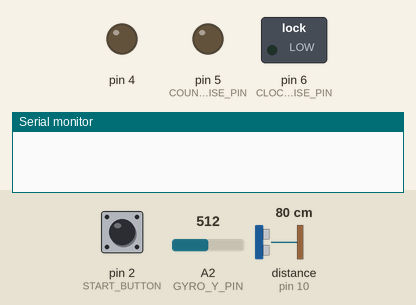
A sketch run on a simulated Arduino Uno, built with avr-gcc and run on an emulated ATmega328P. Shown: switched loads named in the sketch (green lamp = pin HIGH), output pins drawn as LEDs (lit = HIGH), the last lines printed to the serial monitor. Dashed ring = blinking. The test bench sets the inputs (shaded band); at power-on: pin 2 (START_BUTTON) HIGH, distance to the obstacle (sensor on pin 10) 80 cm, A2 (GYRO_Y_PIN) = 512. The echo pulse lasts 58.3 µs per cm; pins used as bus, display or sensor lines are not drawn.

Above: at 1.2 s.
1.3 s: pin 2 (START_BUTTON) pulled LOW for 0.15 s
At 2.8 s:
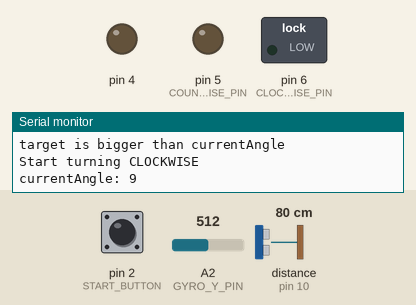
4.4 s: distance to the obstacle (sensor on pin 10) set to 5 cm
7.4 s: distance to the obstacle (sensor on pin 10) set to 2 cm
At 8.1 s:
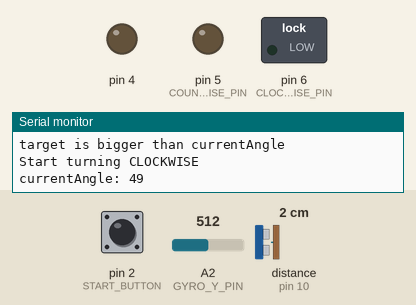
8.9 s: distance to the obstacle (sensor on pin 10) set to 4 cm
At 9.9 s:
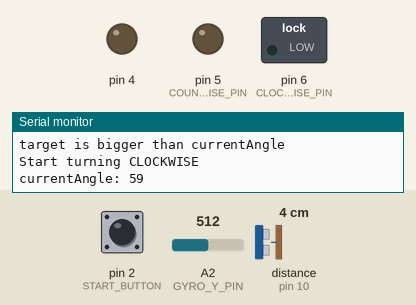
11.9 s: A2 (GYRO_Y_PIN) set to 716
At 43.4 s:
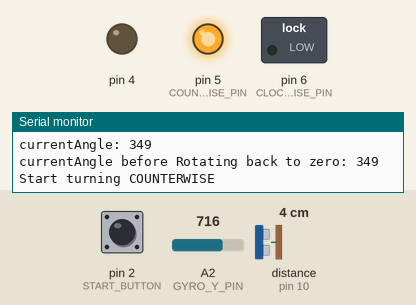
Timing chart, 0 to 44.4 s (numbered marks = the images above; inputs shaded):
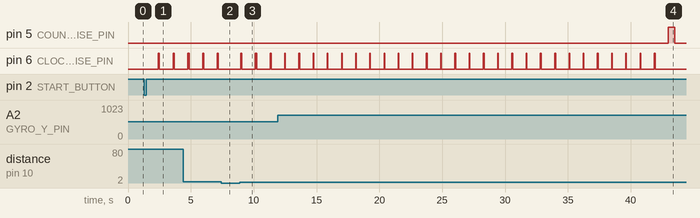

The sketch:

UltrasoundRenderer.ino
```cpp
#define START_BUTTON 2
//Main program for Ultrasound Renderer

// StartButton's other pin is 4
//const uint8_t resetButton 8 // other pin is 7

//Pin 6 is Green with other Green wires, turns clockwise
//Pin 5 is White wire with other white wires, turns counter clockwise
//motor's orange on ground/voltage at green side of circuit board
//Motor's yellow on ground/voltage at white side

//Rotation
//delay(1500) is about half circle 180Degrees. Close enough for our test


#include "ScanClass.h"
#include "UltraClass.h"

volatile boolean startButtonPressed, startDone, waitProcessDraw;
boolean scanStarted,buttonDone;

//testingMode true  if testing for Serial
boolean testingMode =true;

//what can happen on what status
//Status 0 = Nothing happening, only looking for buttons
//status 1 = scanning
//status 2 = drawing
//status 99 = special testing
int statusInt = 0;


void setup() {
  startButtonPressed, scanStarted=false;
  buttonDone=true;

  //startButton is high, when not pressed and low, when pressed
  pinMode(START_BUTTON, INPUT);
  pinMode(4, OUTPUT);
  digitalWrite(4, LOW);
  digitalWrite(START_BUTTON, HIGH);

  attachInterrupt(digitalPinToInterrupt(START_BUTTON), detectStartButton, CHANGE);

  setupUltra();

  startSerial(testingMode);

}
//Test void loop
//To test Gyro... call testGyroRotation(); from ScanClass

void loop()
{
  if(statusInt == 99)
  {
    delay(6000); //delay before testing
    //special testing if needed
    int testInt = measureDistance();

    statusInt =88; //do only once
  }
  if(startButtonPressed &&!buttonDone)
  {
    if(statusInt == 0)
    {
      statusInt = 1;
    }
    buttonDone = true;
  }

  if(statusInt == 1 && startButtonPressed && !scanStarted)
  {
    if(testingMode)
    {
      Serial.println("Start Scan");
      delay(1);
    }

    statusInt = scanProgram();
    scanStarted = true;
  }

  if(statusInt == 2)
  {
     if(testingMode)
    {
      Serial.println("Start Drawing");
      delay(1);
    }
    statusInt = drawSurroundings();
    scanStarted = false;
  }

}

int drawSurroundings()
{

 //Get values and convert them to coordinants.
 float drawTable[getTableLength()][2];

 for(int i=0; i<getTableLength();i++)
 {
    int drawAngle=getAngleFromTable(i);
    int drawDistance=getDistanceFromTable(i);
    int kTest = 4;//If need scaling up
    drawTable[i][0]=get_X(float(drawDistance*kTest), float(drawAngle));
    drawTable[i][1]=get_Y(float(drawDistance*kTest), float(drawAngle));

    if(testingMode)
    {
      Serial.print("drawTable[i][0]: ");
      Serial.println(drawTable[i][0]);
    }
 }
 //testDrawing
 Serial.print("table Length is ");
 Serial.println(getTableLength());

//theory. send all with one contact? Madness?
establishContact(1);
Serial.println(map(drawTable[0][0],0,400,10,350)); // TrashValue

 for(int i=0; i<getTableLength(); i++)
 {
   waitingWork();
   Serial.println(map(drawTable[i][0],0,400,10,350)); // x
   waitingWork();
   Serial.println(map(drawTable[i][1],0,400,10,350)); // y
   //waitingWork();
   //Serial.println(map(drawTable[i+1][0],0,400,10,350)); // x
   //waitingWork();
   //Serial.println(map(drawTable[i+1][1],0,400,10,350)); // y
 }
 //draw the last line
 //waitingWork();
 //Serial.println(map(drawTable[0][0],0,400,0,400)); //start x
 //waitingWork();
 //Serial.println(map(drawTable[0][1],0,400,0,400)); //start y
 //waitingWork();
 //Serial.println(map(drawTable[getTableLength()-1][0],0,400,0,400));
 //waitingWork();
 //Serial.println(map(drawTable[getTableLength()-1][1],0,400,0,400));

 waitingWork();
 Serial.println(map(400,0,400,0,400)); //command to stop drawing
 //should also draw the last line

 //Serial.println(2); //command to clear screen
  return 0;
}

void detectStartButton()
{
  if(!digitalRead(START_BUTTON) && !startButtonPressed)
  {
    startButtonPressed =true;
    buttonDone = false;
  }
  else if(startButtonPressed && digitalRead(START_BUTTON))
  {
    startButtonPressed = false;
    buttonDone = true;
  }
}

float get_X(float drawDistance, float drawAngle)
{
  float fX= 10;
  //figure out X
  if(drawAngle==360 || drawAngle==180)
  {
    fX = 200;
  }
  else if(0 <drawAngle || drawAngle <90)
  {
    fX = 200+drawDistance*sin(drawAngle*PI/180.0)/2.0;
  }
  else if(90<drawAngle||drawAngle<180)
  {
    fX = 200+drawDistance*sin((180-drawAngle)*PI/180.0)/2.0;
  }
  else if(drawAngle ==90)
  {
    fX= 200+drawDistance/2;
  }
  else if(drawAngle==270)
  {
    fX = 200-drawDistance/2;
  }
  else if(180<drawAngle||drawAngle<270)
  {
    fX= 200-drawDistance*sin((drawAngle-180)*PI/180.0)/2.0;
  }
  else if(270<drawAngle||drawAngle<360)
  {
    fX= 200-drawDistance*sin((360-drawAngle)*PI/180.0)/2.0;
  }
  else
  {
    fX=200;
  }
  return fX;
}

float get_Y(float drawDistance, float drawAngle)
{
  float fY=10;
  //figure out Y
  if(drawAngle==90 || drawAngle==270)
  {
    fY = 200;
  }
  else if(0 <drawAngle||drawAngle <90)
  {
    fY = 200+drawDistance*cos(drawAngle*PI/180)/2;
  }
  else if(90<drawAngle||drawAngle<180)
  {
    fY = 200-drawDistance*cos((180-drawAngle)*PI/180)/2;
  }
  else if(drawAngle ==0)
  {
    fY= 200+drawDistance/2;
  }
  else if(drawAngle==180)
  {
    fY = 200-drawDistance/2;
  }
  else if(180<drawAngle||drawAngle<270)
  {
    fY= 200-drawDistance*cos((drawAngle-180)*PI/180)/2;
  }
  else if(270<drawAngle||drawAngle<360)
  {
    fY= 200+drawDistance*cos((360-drawAngle)*PI/180)/2;
  }
  else
  {
    fY=200;
  }
  return fY;
}

void waitingWork()
{
  waitProcessDraw=true;
  while(waitProcessDraw)
  {
      delay(10);
    int signInt = Serial.read();
    if(signInt=='A')
    {
      waitProcessDraw = false; //stop waiting and send
    }
  }
}

void establishContact(int message)
{
  boolean noContact=true;

  while(noContact)
  {
    Serial.write(message);
    delay(300);
    int signInt = Serial.read();
    delay(10);
    if(signInt == 'A')
    {
      noContact=false; //send something
    }
  }
}
```

ScanClass.cpp
```cpp
#define CLOCK_WISE_PIN 6
#define COUNTER_WISE_PIN 5
//Scan environment
#include "Arduino.h"
#include "UltraClass.h"

boolean testingSerial = false;

//Gyro Y is white wire in circuit
//y-Pin is A2
const int GYRO_Y_PIN = A2;
volatile int gyroResult = 0;

int startPointID = 0;
volatile float currentAngle = 0.0;
int scanDistance = 0;
const int angleStep = 10; //degrees moved

int angleMistake = 1; //how accurate we assume the measurement to be?
int bSideMistake = 10; //clearly bigger than assumed... how much bigger?
volatile unsigned long turnTimerLong = 0;
unsigned long minTurnDelay = 10;


int tableLength = 1;
int distanceTable[36];
int angleTable[36];
//36 points if measuring every 10 degrees.

void addPointToTable(int pointID, int pointDistance, int pointAngle); //tableName[rows][columns]
void rotateAngle(int turnAngle); //turn ClockWise
void resetRotationAngle();//return to angle 0 CounterWise
void testPoints(int testDistance);
//Tests if new line, adds new line if there is one
//other ways continues old line
void turnClockWise();
void turnCounterWise();
void stopRotation();
void countNewAngleClock();
void countNewAngleCounter();
int getPointFromTable(int getPointID);

void startSerial(boolean testSerialko)
{
  Serial.begin(9600);
  pinMode(CLOCK_WISE_PIN,OUTPUT);
  digitalWrite(CLOCK_WISE_PIN, 0); //testing connections

  pinMode(COUNTER_WISE_PIN,OUTPUT);
  digitalWrite(COUNTER_WISE_PIN, 0);

  testingSerial = testSerialko;

  turnTimerLong = millis();
}


//issue 1
//Ultrasound seems to get higher numbers if hitting corner, that devides the echo.
//Biggest measurements like 1194 seem to happen when
//ultrasound is pointing at soffa, clothes or anything that
//might muffle the signal out

//Consider in code the upper qualities.

// make rotation and angle measurement before issue 1

int scanProgram()
{
  startPointID = 0;
  addPointToTable(0, measureDistance(), 360); //add first point always
  tableLength = 1;

  if(testingSerial)
  {
    Serial.println("Scan Program started");
    delay(1000);
  }
  //Put second point in table too
  rotateAngle(angleStep);
    delay(1000);//delay after rotate for accuracy
  addPointToTable(1,measureDistance(), 360-int(currentAngle+0.5));//reverse the angle

  //Since first two first steps are measured, start from step three
  //which is AngleStep*2
  for(int iAngle= 2*angleStep; iAngle<360; iAngle = iAngle+angleStep)
  {
    //As long as long as full rotation have not been made
    //continue collecting new points

    rotateAngle(iAngle);
    delay(1000);
    scanDistance = measureDistance();

    testPoints(scanDistance); //with currentAngle
  }

  if(testingSerial)
  {
    Serial.print("currentAngle before Rotating back to zero: ");
    Serial.println(int(currentAngle+0.5));
  }
  //test delay
  //delay(6000);
  resetRotationAngle(); //rotate back to zero degrees


  return 2;
}

void rotateAngle(int targetAngle) //aim for targetAngle
{
  if(testingSerial)
  {
    Serial.print("rotateAngle started with targetAngle: ");
    Serial.println(targetAngle);
  }
  while( targetAngle != (int(currentAngle+0.5)))
  {
    if(targetAngle > (int(currentAngle+1.0))) //if Target bigger than current, turn CLOCK WISE
    {
      if(testingSerial)
      {
        Serial.println("target is bigger than currentAngle");
      }

      turnClockWise(); //timer also started in this

      while(targetAngle > (int(currentAngle)+1.0)) //while target is bigger than current, continue
      {
        countNewAngleClock(); //Turn new currentAngle
      }
    }
    else if( targetAngle<(int(currentAngle))) //targetAngle tinier than currentAngle, backtrack
    {
      if(testingSerial)
      {
        Serial.println("target is tinier than currentAngle");
      }

      turnCounterWise();
      while ( targetAngle<(int(currentAngle)))
      {
        countNewAngleCounter();
      }
    }
    else
    {
      //if target is not enough big or tiny it must be good
      if(testingSerial)
      {
        Serial.println("target was not enough big or tiny");
      }
      stopRotation();
      break; //get out of the while loop
    }

    if(testingSerial)
    {
      Serial.print("currentAngle: ");
      Serial.println(int(currentAngle+0.5));
    }

    if((targetAngle-angleMistake) <= int(currentAngle+0.5)&& int(currentAngle+0.5)<= (targetAngle+angleMistake))
    {
      //Close enough, escape
      stopRotation();
      break;
    }
  } //end of while

  stopRotation(); //just making sure that rotation stops. It should have stopped
} //end rotateAngle

void resetRotationAngle()
{
  //just return to 0 degrees
  int targetAngle = 0;

  turnCounterWise();
  while ( targetAngle<(int(currentAngle))) //while current Angle bigger than 0
  {
    countNewAngleCounter(); //towards zero
  }

  //if currentAngle is tiny enough, just stop
  stopRotation();
}

void countNewAngleClock()
{
  //Get rotation value and count new angle
  gyroResult = analogRead(GYRO_Y_PIN);
  unsigned long runTime = millis()-turnTimerLong;
  currentAngle = currentAngle + float(sqrt(abs(gyroResult-345.5)))*0.333253*runTime/1000.0*180.0/PI;
  turnTimerLong=millis(); //runTimer used so reset
}

void countNewAngleCounter()
{
  //wait little before counting angle
  delay(10);
  //Get rotation value and count new angle
  gyroResult = analogRead(GYRO_Y_PIN);
  unsigned long runTime = millis()-turnTimerLong;
  currentAngle = currentAngle - float(sqrt(abs(gyroResult-345.5)))*0.610304651*runTime/1000.0*180.0/PI;
  turnTimerLong=millis();
}

void turnClockWise()
{
  if(testingSerial)
  {
    Serial.println("Start turning CLOCKWISE");
  }
  digitalWrite(COUNTER_WISE_PIN, 0);
  delay(25);
  digitalWrite(CLOCK_WISE_PIN, 255);
  turnTimerLong = millis();
  //delay(75);
}

void turnCounterWise()
{
  if(testingSerial)
  {
    Serial.println("Start turning COUNTERWISE");
  }
  digitalWrite(CLOCK_WISE_PIN, 0);
  delay(25);
  digitalWrite(COUNTER_WISE_PIN, 255);
  turnTimerLong = millis();
  //delay(75);
}

void stopRotation()
{
  digitalWrite(COUNTER_WISE_PIN, 0);
  digitalWrite(CLOCK_WISE_PIN, 0);
  turnTimerLong = millis();
}

void testPoints(int testDistance)//use current Angle
{
  //Test if points are in same line or not
  int startTestDistance, startTestAngle = getPointFromTable(tableLength-2);
  int endTestDistance, endTestAngle = getPointFromTable(tableLength-1);

  int endStartAngle =abs( endTestAngle-startTestAngle);
  int aSideTest = endTestDistance*sin(endStartAngle*PI/180);
  int oldBSideTest = startTestDistance - endTestDistance*cos(endStartAngle*PI/180);
  float testSameAngle = atan(abs(aSideTest/oldBSideTest)); //do they share this Angle?

  int newTestAngle = abs((360-int(currentAngle+0.5)) - startTestAngle); //need reverse angle
  aSideTest = testDistance*sin(newTestAngle*PI/180);
  int newBSideTest = startTestDistance-testDistance*cos(newTestAngle*PI/180);
  float otherSameAngle = atan(abs(aSideTest/newBSideTest));

  float ifAngleMistake = 0.7853982;
  if((otherSameAngle +ifAngleMistake) > testSameAngle&& testSameAngle > (otherSameAngle - ifAngleMistake))
  {
    //New point is on old line and becomes new oldPoint
    addPointToTable(tableLength-1, testDistance, (360-int(currentAngle+0.5)));
  }
  else
  {
    //not on line, new Point found?
    addPointToTable(tableLength, testDistance, (360-int(currentAngle+0.5))); //new point

  }
}

//Just store new points
void addPointToTable(int pointID, int pointDistance, int pointAngle)
{
  distanceTable[pointID] = pointDistance;
  angleTable[pointID] = pointAngle;

  if(tableLength == pointID)
  {
    //Point is new. tableLength grows.
    tableLength++;
  }
}

int getTableLength()
{
  return tableLength;
}

int getDistanceFromTable(int getDistanceID)
{
  return distanceTable[getDistanceID];
}
int getAngleFromTable(int getAngleID)
{
  return angleTable[getAngleID];
}
int getPointFromTable(int getPointID)
{
  return distanceTable[getPointID], angleTable[getPointID];
}


////////////////////////////////////////////
/////Test functions//////
/*
void testGyroRotation()
{
  //CLOCK WISE
  digitalWrite(CLOCK_WISE_PIN, 255);
  turnTimerLong = millis();
  unsigned long endTime = millis();

  for(int i = 0; i<10;i++)
  {
  gyroResult = analogRead(GYRO_X_PIN);
  endTime = millis() - turnTimerLong;
  Serial.print(endTime);
  Serial.print(" X_PIN : ");
  Serial.println(gyroResult);

  gyroResult = analogRead(GYRO_Y_PIN);
  endTime = millis() - turnTimerLong;
  Serial.print(endTime);
  Serial.print("Y_PIN : ");
  Serial.println(gyroResult);

  gyroResult = analogRead(GYRO_Z_PIN);
  endTime = millis() - turnTimerLong;
  Serial.print(endTime);
  Serial.print("Z_PIN : ");
  Serial.println(gyroResult);
  }
  digitalWrite(CLOCK_WISE_PIN, 0);
  Serial.print("CLOCK end");
  delay(6000);

  //COUNTER WISE
  digitalWrite(COUNTER_WISE_PIN,255);
  turnTimerLong = millis();

   for(int i = 0; i<10;i++)
  {
  gyroResult = analogRead(GYRO_X_PIN);
  endTime = millis() - turnTimerLong;
  Serial.print(endTime);
  Serial.print(" X_PIN : ");
  Serial.println(gyroResult);

  gyroResult = analogRead(GYRO_Y_PIN);
  endTime = millis() - turnTimerLong;
  Serial.print(endTime);
  Serial.print("Y_PIN : ");
  Serial.println(gyroResult);

  gyroResult = analogRead(GYRO_Z_PIN);
  endTime = millis() - turnTimerLong;
  Serial.print(endTime);
  Serial.print("Z_PIN : ");
  Serial.println(gyroResult);
  }
  digitalWrite(COUNTER_WISE_PIN, 0);
  Serial.print("COUNTER END");
  Serial.println(endTime);
  delay(5000);
}
//result
//Squareroot(y-342.5)* k * deltaTime(s) = rad Angle
//CLOCK k = 0.632218018
//COUNTER k = 0.77317801


void testRotation()
{
  //CLOCK WISE
  for(int i = 0; i<35; i++)
  {
    digitalWrite(CLOCK_WISE_PIN, 255);
    delay(112);//about 10 degree turn
    digitalWrite(CLOCK_WISE_PIN,0);
    delay(1000);
  }
  delay(5000);
  //COUNTER WISE
  digitalWrite(COUNTER_WISE_PIN, 255);
  delay(2965); //360degree turn
  digitalWrite(COUNTER_WISE_PIN,0);
  delay(5000);
}
*/
```

ScanClass.h
```cpp
//This is what will be the public info of the class
#ifndef ScanClass_h
#define ScanClass_h

//include if needed something

#endif

int scanProgram();
void startSerial(boolean testSerialko);
int getPointFromTable(int getPointID);
int getAngleFromTable(int getAngleID);
int getDistanceFromTable(int getDistanceID);
int getTableLength();

//Test functions
void testGyroRotation();
void testRotation();
```

UltraClass.cpp
```cpp
#include "Arduino.h"
#include <math.h>

#define ultraEcho 10
#define ultraTrigger 9

int distanceUltrasound(long intDuration);
int scanDistance();

void setupUltra()
{
  //Setup Ultrasound sensor
  pinMode(ultraEcho, INPUT); //Echo comes in to Device
  pinMode(ultraTrigger, OUTPUT); //Trigger is given out by Device
}

int measureDistance()
{
  //get 10 Distances and return more accurate value
  int testDistance;
  int sumDistance=0;
  for(int i = 0; i<10;i++)
  {
    testDistance=distanceUltrasound(scanDistance());

    if(testDistance<=3)
    {
      //invalid value, not counted
      i--; //try again
    }
    else if(testDistance>=400)
    {
      sumDistance=sumDistance+390;
    }
    else
    {
      sumDistance=sumDistance+testDistance;
    }
  }
  //lets take the Avarage
  testDistance = sumDistance/10;

  return testDistance;
}

int scanDistance()
{
  noInterrupts(); //lets not interrupt echo sequence
  //returns distance
  //Clears the Trigger pin
  digitalWrite(ultraTrigger, LOW);
  delayMicroseconds(2);
  //Sending the Trigger
  digitalWrite(ultraTrigger, HIGH);
  delayMicroseconds(10);
  digitalWrite(ultraTrigger, LOW);
  long echoDuration = pulseIn(ultraEcho, HIGH);
  interrupts(); //interrupts back on.

  return echoDuration;
}


int distanceUltrasound(long intDuration)
{
  //longDuration = longDuration / 48.816;
  intDuration = pow((long(intDuration)/48.816),0.97561);

  if(intDuration>400)
  {
    return 400;
  }
  else if(intDuration<0)
  {
    return 0;
  }
  return intDuration;
}
```

UltraClass.h
```cpp
#ifndef UltraClass_h
#define UltraClass_h

#endif

int measureDistance();
void setupUltra();
```

Measured:
- the behaviour switches between 4 and 3 cm on distance to the obstacle (sensor on pin 10) (found by bisection; images 1 and 2)
- after the input at 1.3 s, pin 6 (CLOCK_WISE_PIN): alternates HIGH for 0.08 s and LOW for 1.1 s, starting after 1.1 s
- after the input at 7.4 s, pin 6 (CLOCK_WISE_PIN): stays LOW (without the input it goes to HIGH after 0.85 s)
- after the input at 8.9 s, pin 6 (CLOCK_WISE_PIN): alternates HIGH for 0.09 s and LOW for 1.1 s, starting after 0.08 s
- after the input at 11.9 s, pin 5 (COUNTER_WISE_PIN): LOW → HIGH after 31.1 s instead of 31.9 s
